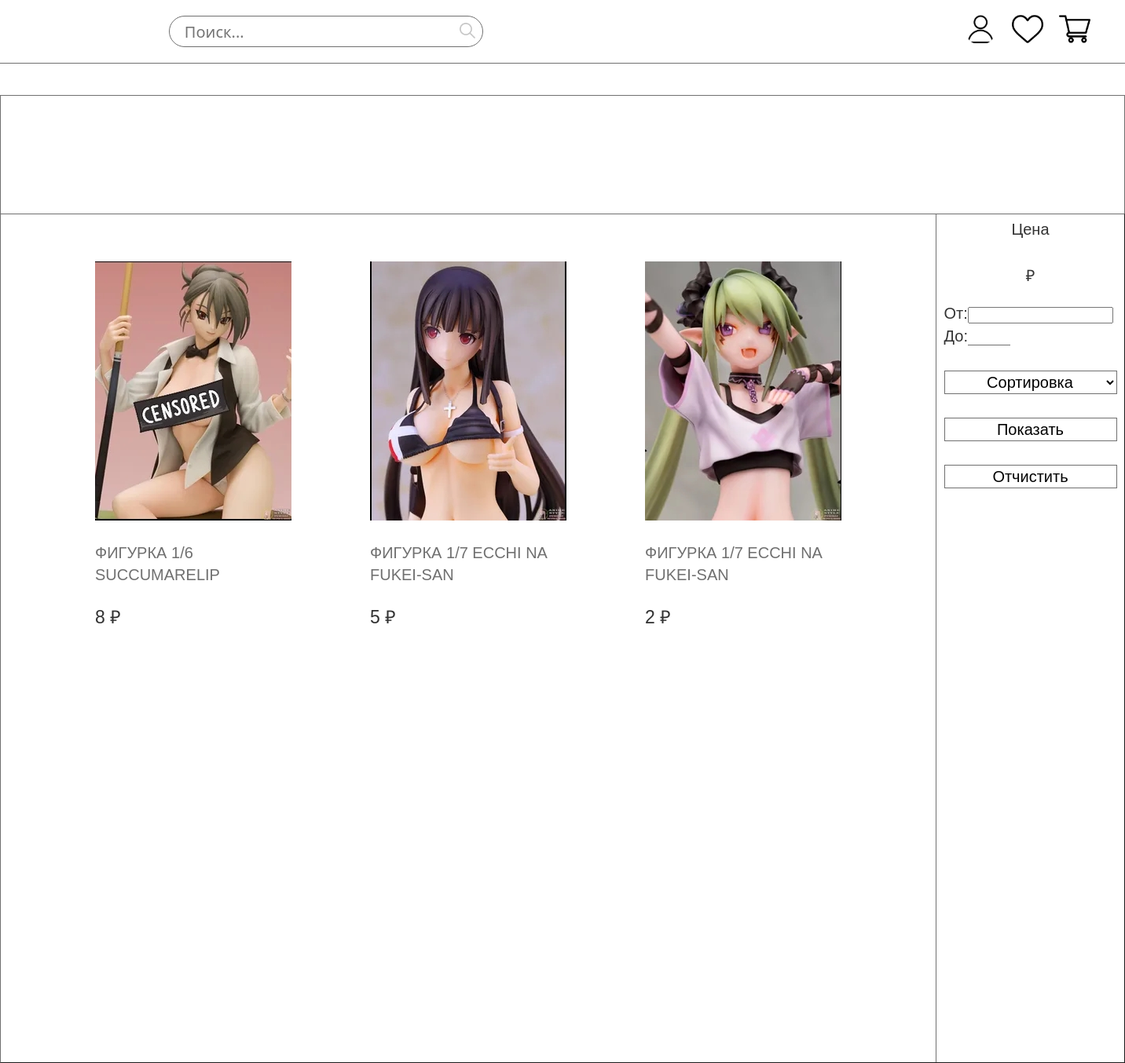
Page /catalogue/category/2 on the committed database.
### shop/models.py (models this page shows, shortened)
class Product(models.Model):
    name = models.CharField(max_length=100, db_index=True, verbose_name='Наименование товара')
    slug = models.SlugField(max_length=100, db_index=True, verbose_name='Слаг')
    description = models.TextField(blank=True, verbose_name='Описание')
    price = models.PositiveIntegerField(verbose_name='Цена')
    available = models.BooleanField(default=True, verbose_name='Наличие')
    stock = models.PositiveIntegerField(verbose_name='В наличие штук')
    created_at = models.DateTimeField(auto_now_add=True, verbose_name='Создано')
    edited_at = models.DateTimeField(auto_now=True, verbose_name='Изменено')
    image = models.ImageField(upload_to=get_upload_path, blank=True, verbose_name='Изображение')
    tags = models.ManyToManyField(Category, 'Теги')
    class Meta:
        ordering = ('name',)
        index_together =(('id', 'slug'),)
        verbose_name = 'Продукт'
        verbose_name_plural = 'Продукты'

### shop/views.py (the view)
# urls.py: path('catalogue/category/<int:id>', get_category, name='get_category'),
def get_category(request, id):
    if request.method == 'GET':
        request.session['i'] = request.GET.get('sort')
        request.session['gte'] = request.GET.get('gte')
        request.session['lte'] = request.GET.get('lte')
        request.session['id'] = id
        sort_form = SortForm(request.GET)
        if not sort_form.is_valid():
            return redirect('shop:get_category', id=id)
        else:  # Чтобы значение оставалось после отправки формы
            sort_form.cleaned_data['gte'] = request.session['gte']
            sort_form.cleaned_data['lte'] = request.session['lte']
        products = sort_price(request)
        sort_form = SortForm(request.GET)
        context = {
            'products': products,
            'sort_form': sort_form,
        }
        return render(request, 'product/category.html', context)

### shop/forms.py
class SortForm(forms.Form):
    gte = forms.IntegerField(min_value=0, label='От', widget=forms.NumberInput(), required=False)
    lte = forms.IntegerField(min_value=0, label='До', widget=forms.NumberInput(), required=False)
    sort = forms.TypedChoiceField(label='',
                                  choices=choices,
                                  widget=forms.Select(
                                    attrs={
                                        'class': 'select-form',
                                        'align': 'center',
                                    }
                                  ), required=False)

### shop/templates/product/category.html (shortened to what this page needs)
{% extends 'base.html' %}
{% block content %}
{% if object_list %}
    {% with object_list.products as products %}
    {% with object_list.sort_form as sort_form %}
    {% with object_list.price_form as price_form %}
    <section class="cont">
        <div class="cont-sort">
        </div>
        <div class="filt-cont">
            <div class="flex-col-3">
                {% for product in products %}
                    <div class="card">
                        <a href="{% url 'shop:product_detail' product.pk %}">
                        <img class="card-img-top" src="{{ product.image.url }}" alt="изображение продукта">
                        <div class="card-body">
                            <p class="card-text">{{product.name | truncatechars:100}}</p>
                        </div>
                        </a>
                        <p class="card-price">{{product.price}} ₽</p>
                    </div>
                {% endfor %}
            </div>
            <div class="block-filt">
                <div class="top-part">
                    <p>Цена</p>
                </div>
                <div class="bot-part">
                    <form>
                    {{ sort_form }}
                    <button type="submit">
                        Показать
                    </button>
                    <button type="reset">
                        Отчистить
                    </button>
                    </form>
                </div>
            </div>
        </div>
        <div class="col-sm-4">
        </div>
      </div>
    </section>
    {% endwith %}
    {% endwith %}
    {% endwith %}
{% else %}
    <section class="cont">
        <div class="cont-sort">
        </div>
        <div class="filt-cont">
            <div class="flex-col-3">
                {% for product in products %}
                    <div class="card">
                        <a href="{% url 'shop:product_detail' product.pk %}">
                        <img class="card-img-top" src="{{ product.image.url }}" alt="изображение продукта">
                        <div class="card-body">
                            <p class="card-text">{{product.name | truncatechars:100}}</p>
                        </div>
                        </a>
                        <p class="card-price">{{product.price}} ₽</p>
                    </div>
                {% endfor %}
            </div>
            <div class="block-filt">
                <div class="top-part">
                    <p>Цена</p>
                </div>
                <form>
                <div class="mid-part">
                    <p>₽</p>
                </div>
                <div class="bot-part">
                    {{ sort_form }}
                    <button type="submit">
                        Показать
                    </button>
                    <button type="reset">
                        Отчистить
                    </button>
                </div>
                </form>
            </div>
        </div>
    </section>
{% endif %}
{% endblock %}

### static/css/style.css (style rules this page uses)
input[type="number"] { -moz-appearance: textfield; }
html, body { font-family: 'Myriad Pro',"Helvetica",sans-serif; font-size: 16px; line-height: 1.42857; color: #333; background-color: #f6f6f6; width: 100%; min-height: 100%; min-width: 60%; margin: 0px; -webkit-tap-highlight-color: rgba(255, 255, 255, 0); -webkit-tap-highlight-color: transparent; }
.cont { text-decoration: none; }
.cont-sort { background-color: #FFFFFF; max-width: 1440px; margin-left: auto; margin-right: auto; height: 150px; border-left: 1px solid #707070; border-right: 1px solid #707070; }
.filt-cont { max-width: 1440px; margin-left: auto; margin-right: auto; background-color: #FFFFFF; display: flex; border: 1px outset #707070; }
.block-filt { font-size: 20px; height: 1080px; width: 250px; border-left: 1px outset #707070; padding: 0 5px; }
.flex-col-3 { display: flex; flex-wrap: wrap; justify-content: center; padding: 60px 70px; min-width: 1190px; box-sizing: border-box; }
.card { width: 250px; height: 450px; margin: 0 50px 50px 50px; transition: opacity 0.3s ease-in; }
.card a { text-decoration: none; }
.card-body p { text-decoration: none; }
.card-img-top { width: 250px; height: 330px; }
.card-text { color: #707070; font-size: 20px; }
.card-price { font-size: 23px; font-weight: 500; }
.top-part { text-align: center; }
.top-part p { margin: 5px 0; }
.mid-part { display: flex; justify-content: space-around; margin-top: 10px; }
.mid-part #id_gte, #id_lte { width: 50px; height: 16px; margin-top: auto; margin-bottom: auto; outline: none; border: none; border-bottom: 1px solid #707070; overflow: hidden; }
.bot-part { max-width: 220px; margin-left: auto; margin-right: auto; }
.bot-part button { margin-top: 30px; display: block; outline: none; text-decoration: none; border: 1px #707070 solid; width: 220px; height: 30px; font-family: 'Myriad Pro', sans-serif; font-size: 20px; background-color: #FFFFFF; cursor: pointer; }
.bot-part select { margin-top: 30px; display: block; outline: none; text-decoration: none; border: 1px #707070 solid; width: 220px; height: 30px; font-family: 'Myriad Pro', sans-serif; font-size: 20px; background-color: #FFFFFF; padding-left: 5%; text-align: center; }

### rows in the picture
Product: image (picture), name "ФИГУРКА 1/6 SUCCUMARELIP", price "8"
Product: image (picture), name "ФИГУРКА 1/7 ECCHI NA FUKEI-SAN", price "5"
Product: image (picture), name "ФИГУРКА 1/7 ECCHI NA FUKEI-SAN", price "2"
